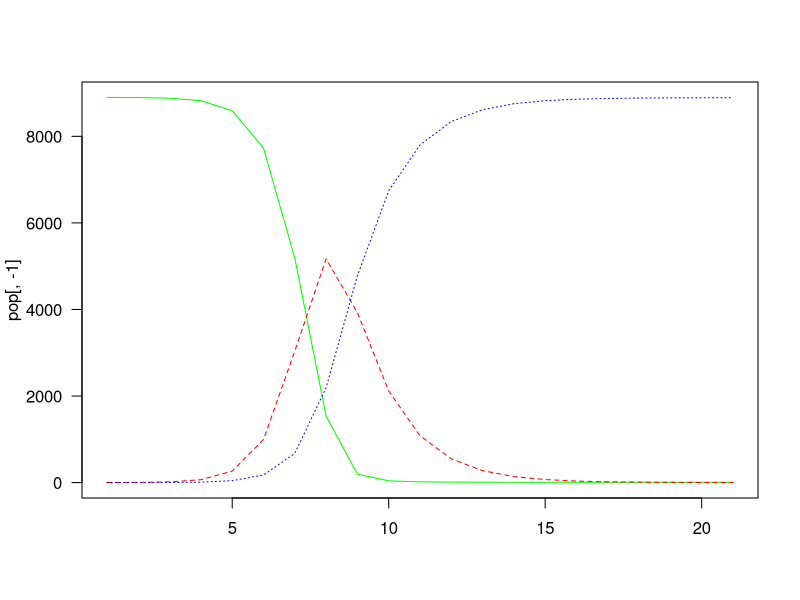
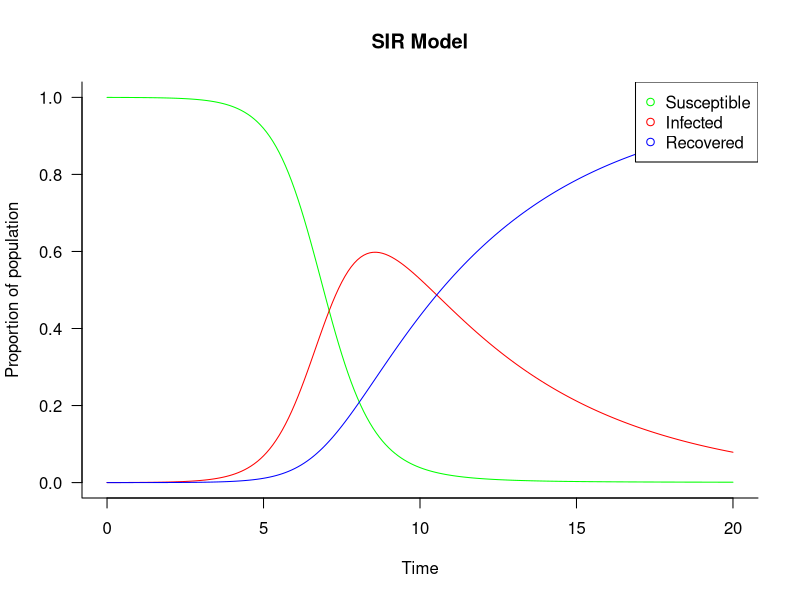
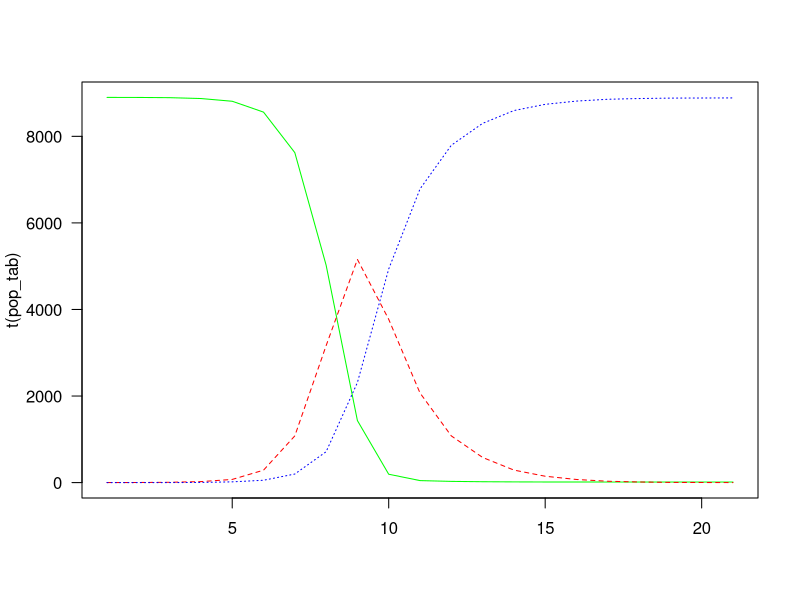
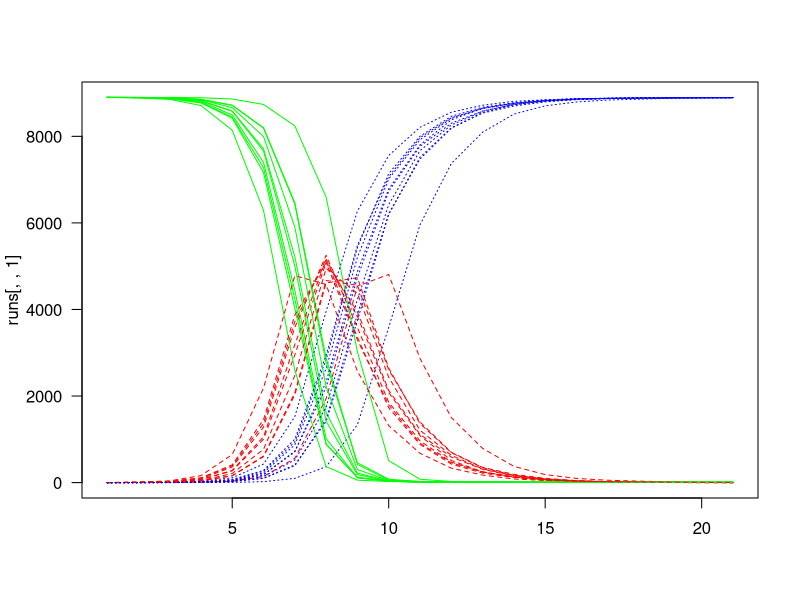

These figures' R source, in order:
## ---- chunk 1
N <- 8900       # population size
t <- 20         # time steps
beta <- 0.0004  # transmission probability
alpha <- 0.5    # recovery probability (corresponding to a duration of 1/0.5=2 time steps)
## ---- chunk 2
pop <-
  data.frame(
    DAY = seq(0, t),
    S = numeric(t+1),
    I = numeric(t+1),
    R = numeric(t+1))
pop$S[1] <- N - 1 # there needs to be 1 infectious person to start
pop$I[1] <- 1
pop$R[1] <- 0
## ---- chunk 3
for (i in seq(t)) {
  pop$S[i+1] <-
    pop$S[i] - pop$S[i] * (1 - (1 - beta)^pop$I[i])
  pop$I[i+1] <-
    pop$I[i] + pop$S[i] * (1 - (1 - beta)^pop$I[i]) - pop$I[i] * alpha
  pop$R[i+1] <-
    pop$R[i]                                        + pop$I[i] * alpha
}
## ---- chunk 4
matplot(
  pop[, -1],
  type = "l",
  col = c("green", "red", "blue"),
  las = 1)
## ---- chunk 5
## load deSolve package
library(deSolve)

## create SIR function
sir <- function(time, state, parameters) {

  with(as.list(c(state, parameters)), {

    dS <- -beta * S * I
    dI <-  beta * S * I - alpha * I
    dR <-                 alpha * I

    return(list(c(dS, dI, dR)))
  })
}
## ---- chunk 6
## proportion in each compartment
init <- c(S = 8699/8700, I = 1/8700, R = 0.0)

## beta: infection parameter; alpha: recovery parameter
parameters <- c(beta = 1.5, alpha = 0.2)

## time frame
times <- seq(0, 20, by = 0.1)
## ---- chunk 7
out <- ode(y = init, times = times, func = sir, parms = parameters)
## ---- chunk 8
## change to data frame
out <- as.data.frame(out[, -1])

## plot matrix
matplot(
  x = times, y = out, type = "l", las = 1,
  xlab = "Time", ylab = "Proportion of population", main = "SIR Model",
  lwd = 1, lty = 1, bty = "l", col = c("green", "red", "blue"))

## add legend
legend(
  "topright", c("Susceptible", "Infected", "Recovered"),
  pch = 1, col = c("green", "red", "blue"))
## ---- chunk 9
N <- 8900       # population size
t <- 20         # iterations
beta <- 0.0004  # transmission probability
alpha <- 0.5    # recovery probability (corresponding to a duration of 1/0.5=2 time steps)
## ---- chunk 10
pop <- matrix(nrow = N, ncol = t+1)
pop[, 1] <- c("I", rep("S", N-1))
## ---- chunk 11
for (i in seq(t)) {
  # identify S/I/R
  is_S <- pop[, i] == "S"
  is_I <- pop[, i] == "I"
  is_R <- pop[, i] == "R"

  # calculate transition probability
  beta_t <- 1 - (1 - beta)^sum(is_I)
  
  # S may become I or stay S
  pop[is_S, i+1] <-
    sample(
      x = c("I", "S"),
      size = sum(is_S),
      prob = c(beta_t, 1-beta_t),
      replace = TRUE)
  
  # I may become R or stay I
  pop[is_I, i+1] <-
    sample(
      x = c("R", "I"),
      size = sum(is_I),
      prob = c(alpha, 1-alpha),
      replace = TRUE)
  
  # R stays R
  pop[is_R, i+1] <- pop[is_R, i]
}
## ---- chunk 12
pop_tab <- apply(pop, 2, function(x) table(factor(x, c("S", "I", "R"))))
matplot(
  t(pop_tab),
  type = "l",
  col = c("green", "red", "blue"),
  las = 1)
## ---- chunk 13
N <- 8900       # population size
t <- 20         # iterations
beta <- 0.0004  # transmission probability
alpha <- 0.5    # recovery probability (corresponding to a duration of 1/0.5=2 time steps)
## ---- chunk 14
run <-
  function() {
    # set up population
    pop <- matrix(nrow = N, ncol = t+1)
    pop[, 1] <- c("I", rep("S", N-1))
    
    # run chains
    for (i in seq(t)) {
      # identify S/I/R
      is_S <- pop[, i] == "S"
      is_I <- pop[, i] == "I"
      is_R <- pop[, i] == "R"
      
      # calculate transition probability
      beta_t <- 1 - (1 - beta)^sum(is_I)
      
      # S may become I or stay S
      pop[is_S, i+1] <-
        sample(
          x = c("I", "S"),
          size = sum(is_S),
          prob = c(beta_t, 1-beta_t),
          replace = TRUE)
      
      # I may become R or stay I
      pop[is_I, i+1] <-
        sample(
          x = c("R", "I"),
          size = sum(is_I),
          prob = c(alpha, 1-alpha),
          replace = TRUE)
      
      # R stays R
      pop[is_R, i+1] <- pop[is_R, i]
    }
    
    # summarize results
    pop_tab <-
      t(apply(pop, 2, function(x) table(factor(x, c("S", "I", "R")))))
    
    # return results
    return(pop_tab)
  }

## ---- chunk 15
runs <- replicate(10, run())
## ---- chunk 16
matplot(
  runs[, , 1],
  type = "l",
  col = c("green", "red", "blue"),
  las = 1)
for (i in seq(2, 10))
  matplot(
    runs[, , i],
    type = "l",
    col = c("green", "red", "blue"),
    las = 1,
    add = TRUE)
## ---- chunk 17
sessionInfo()
